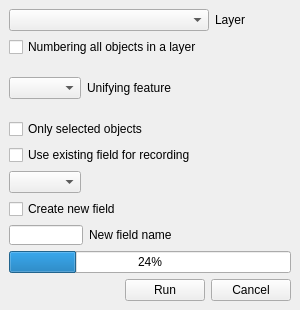
<?xml version="1.0" encoding="UTF-8"?>
<ui version="4.0">
 <class>autoliteratorDockWidgetBase</class>
 <widget class="QDockWidget" name="autoliteratorDockWidgetBase">
  <property name="geometry">
   <rect>
    <x>0</x>
    <y>0</y>
    <width>300</width>
    <height>310</height>
   </rect>
  </property>
  <property name="minimumSize">
   <size>
    <width>300</width>
    <height>310</height>
   </size>
  </property>
  <property name="maximumSize">
   <size>
    <width>300</width>
    <height>310</height>
   </size>
  </property>
  <property name="windowTitle">
   <string>automatic numbering plugin</string>
  </property>
  <widget class="QWidget" name="dockWidgetContents">
   <layout class="QGridLayout" name="gridLayout">
    <item row="0" column="0">
     <layout class="QGridLayout" name="gridLayout_2">
      <item row="0" column="0">
       <widget class="QComboBox" name="comboBox">
        <property name="minimumSize">
         <size>
          <width>200</width>
          <height>0</height>
         </size>
        </property>
       </widget>
      </item>
      <item row="0" column="2">
       <spacer name="horizontalSpacer">
        <property name="orientation">
         <enum>Qt::Horizontal</enum>
        </property>
        <property name="sizeType">
         <enum>QSizePolicy::Expanding</enum>
        </property>
        <property name="sizeHint" stdset="0">
         <size>
          <width>70</width>
          <height>20</height>
         </size>
        </property>
       </spacer>
      </item>
      <item row="0" column="1">
       <widget class="QLabel" name="label">
        <property name="text">
         <string>Layer</string>
        </property>
       </widget>
      </item>
      <item row="1" column="0">
       <widget class="QCheckBox" name="all">
        <property name="enabled">
         <bool>true</bool>
        </property>
        <property name="text">
         <string>Numbering all objects in a layer</string>
        </property>
       </widget>
      </item>
      <item row="1" column="1" colspan="2">
       <spacer name="horizontalSpacer_6">
        <property name="orientation">
         <enum>Qt::Horizontal</enum>
        </property>
        <property name="sizeHint" stdset="0">
         <size>
          <width>40</width>
          <height>20</height>
         </size>
        </property>
       </spacer>
      </item>
     </layout>
    </item>
    <item row="2" column="0">
     <layout class="QHBoxLayout" name="horizontalLayout">
      <item>
       <widget class="QComboBox" name="comboBox_2"/>
      </item>
      <item>
       <widget class="QLabel" name="label_2">
        <property name="text">
         <string>Unifying feature </string>
        </property>
       </widget>
      </item>
      <item>
       <spacer name="horizontalSpacer_2">
        <property name="orientation">
         <enum>Qt::Horizontal</enum>
        </property>
        <property name="sizeType">
         <enum>QSizePolicy::Expanding</enum>
        </property>
        <property name="sizeHint" stdset="0">
         <size>
          <width>140</width>
          <height>20</height>
         </size>
        </property>
       </spacer>
      </item>
     </layout>
    </item>
    <item row="4" column="0">
     <layout class="QVBoxLayout" name="verticalLayout">
      <item>
       <widget class="QCheckBox" name="only">
        <property name="text">
         <string>Only selected objects</string>
        </property>
       </widget>
      </item>
      <item>
       <widget class="QCheckBox" name="recording">
        <property name="text">
         <string>Use existing field for recording</string>
        </property>
       </widget>
      </item>
     </layout>
    </item>
    <item row="5" column="0">
     <layout class="QGridLayout" name="gridLayout_3">
      <item row="0" column="0">
       <widget class="QComboBox" name="comboBox_3"/>
      </item>
      <item row="0" column="1">
       <spacer name="horizontalSpacer_3">
        <property name="orientation">
         <enum>Qt::Horizontal</enum>
        </property>
        <property name="sizeHint" stdset="0">
         <size>
          <width>40</width>
          <height>20</height>
         </size>
        </property>
       </spacer>
      </item>
     </layout>
    </item>
    <item row="8" column="0">
     <layout class="QVBoxLayout" name="verticalLayout_3">
      <item>
       <widget class="QProgressBar" name="progressBar">
        <property name="value">
         <number>24</number>
        </property>
       </widget>
      </item>
     </layout>
    </item>
    <item row="6" column="0">
     <layout class="QVBoxLayout" name="verticalLayout_2">
      <item>
       <widget class="QCheckBox" name="create">
        <property name="text">
         <string>Create new field </string>
        </property>
       </widget>
      </item>
     </layout>
    </item>
    <item row="7" column="0">
     <layout class="QGridLayout" name="gridLayout_4">
      <item row="0" column="1">
       <widget class="QLabel" name="label_3">
        <property name="text">
         <string>New field name </string>
        </property>
       </widget>
      </item>
      <item row="0" column="0">
       <widget class="QLineEdit" name="lineEdit">
        <property name="minimumSize">
         <size>
          <width>74</width>
          <height>20</height>
         </size>
        </property>
        <property name="maximumSize">
         <size>
          <width>74</width>
          <height>20</height>
         </size>
        </property>
       </widget>
      </item>
      <item row="0" column="2">
       <spacer name="horizontalSpacer_4">
        <property name="orientation">
         <enum>Qt::Horizontal</enum>
        </property>
        <property name="sizeHint" stdset="0">
         <size>
          <width>40</width>
          <height>20</height>
         </size>
        </property>
       </spacer>
      </item>
     </layout>
    </item>
    <item row="9" column="0">
     <layout class="QHBoxLayout" name="horizontalLayout_2">
      <item>
       <spacer name="horizontalSpacer_5">
        <property name="orientation">
         <enum>Qt::Horizontal</enum>
        </property>
        <property name="sizeHint" stdset="0">
         <size>
          <width>40</width>
          <height>20</height>
         </size>
        </property>
       </spacer>
      </item>
      <item>
       <widget class="QPushButton" name="Run">
        <property name="text">
         <string>Run</string>
        </property>
       </widget>
      </item>
      <item>
       <widget class="QPushButton" name="Cancel">
        <property name="text">
         <string>Cancel</string>
        </property>
       </widget>
      </item>
     </layout>
    </item>
   </layout>
  </widget>
 </widget>
 <resources/>
 <connections/>
</ui>
